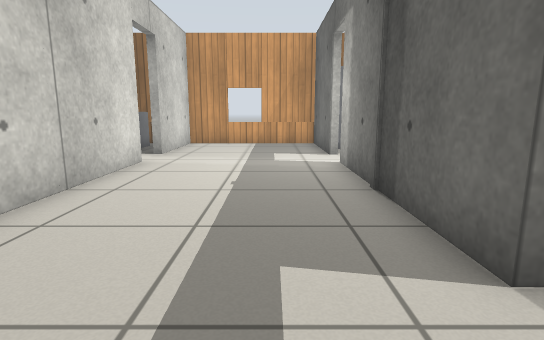
view 1 (above)

18 first-person views from a walk through a robot-simulator world made for Gazebo. The camera is 0.72 m above the floor, tilts 10° down and sees 80° across. The floor is counted in squares, 0.5 m on a side. Each view is taken from the middle of a square. On the plan, view 1 faces up. The plan holds only what a view shows up to about 15 squares ahead; the rest is blank. The place goes on beyond the plan. Gazebo's built-in surfaces are drawn with simple patterns.

view 2
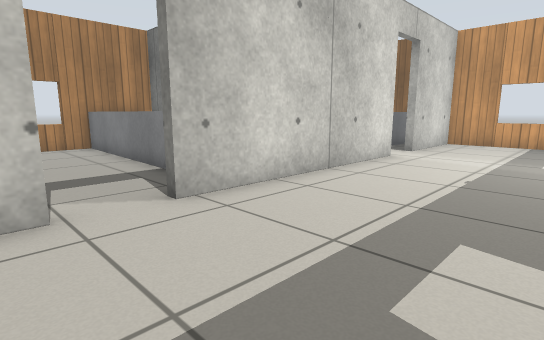

view 3
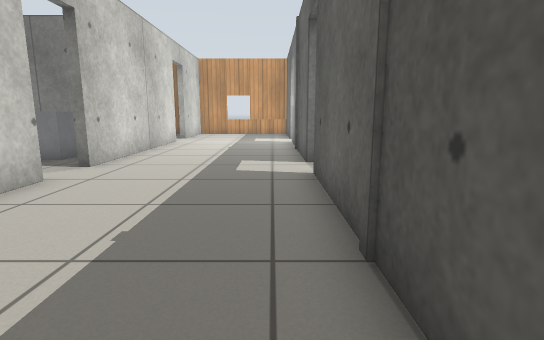

view 4
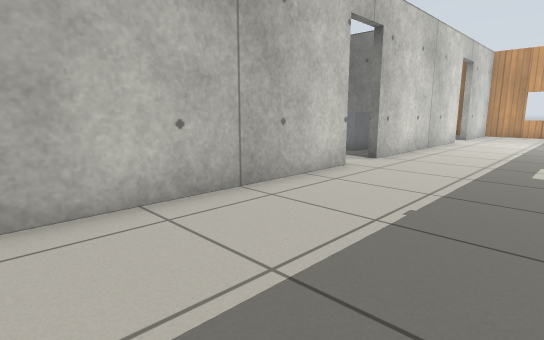

view 5
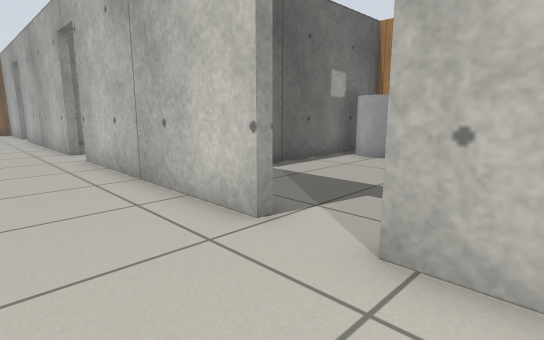

view 6
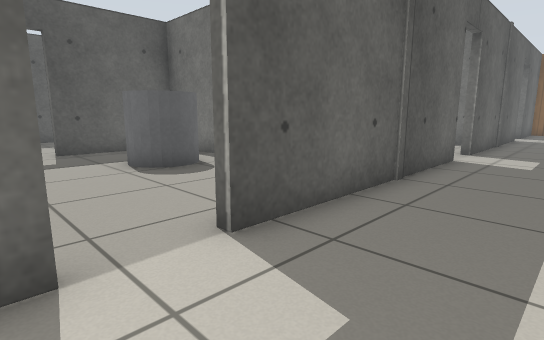

view 7
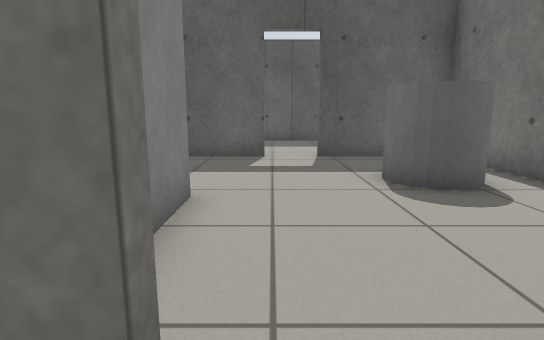

view 8
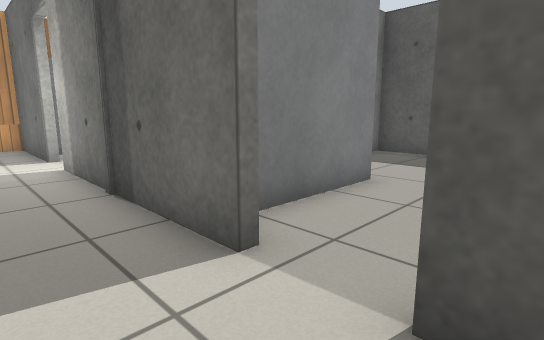

view 9
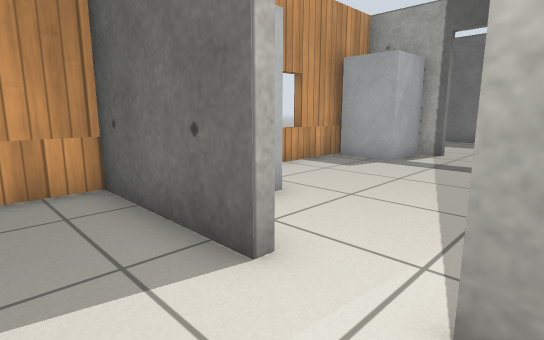

view 10
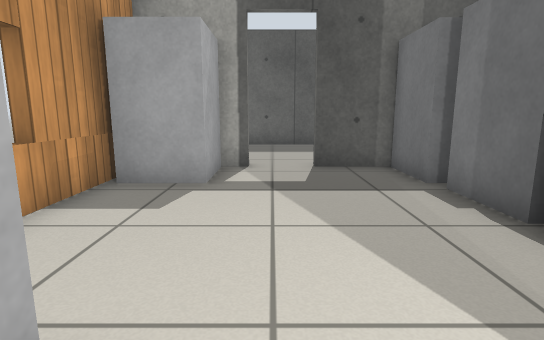

view 11
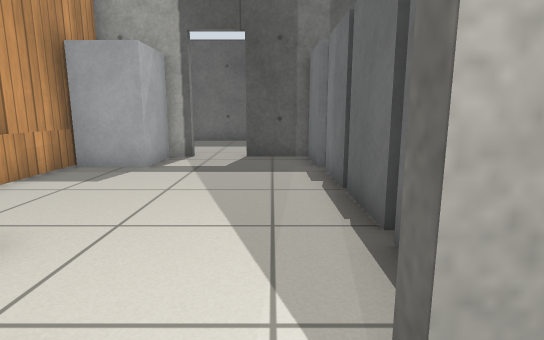

view 12
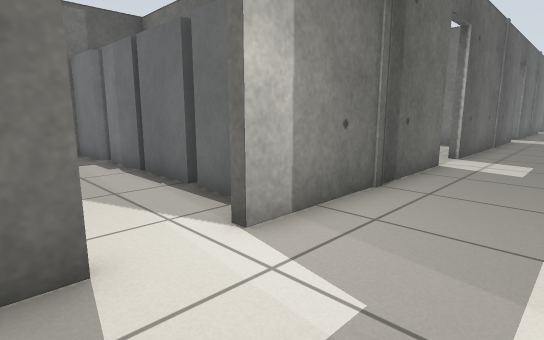

view 13
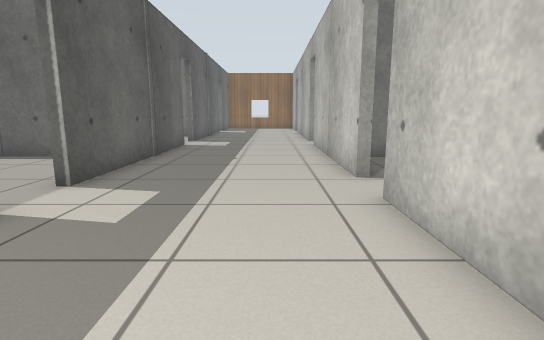

view 14
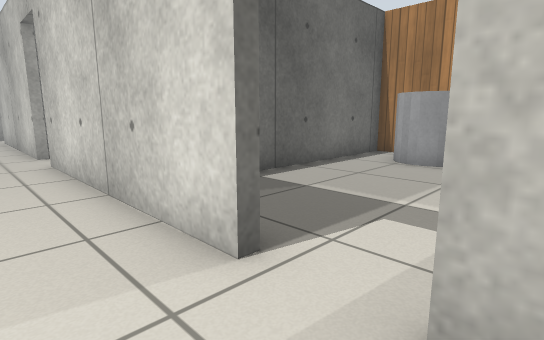

view 15
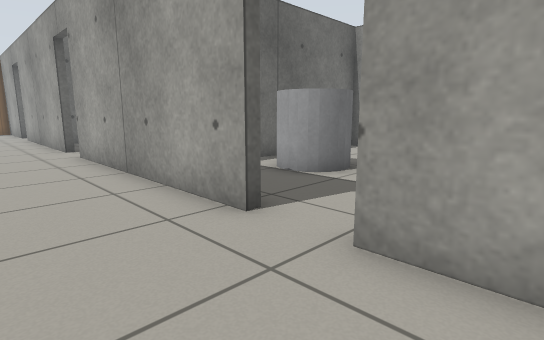

view 16
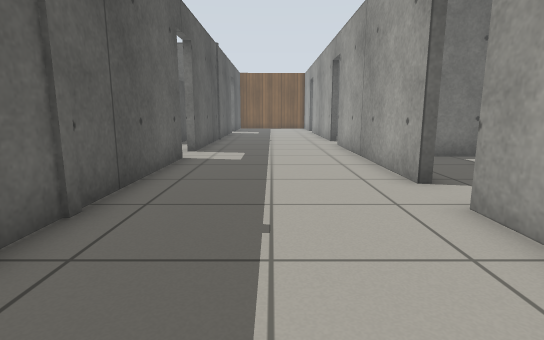

view 17
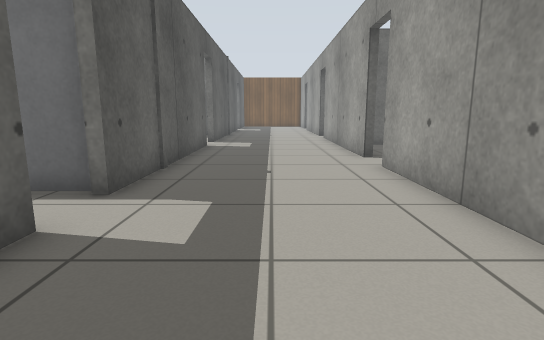

view 18
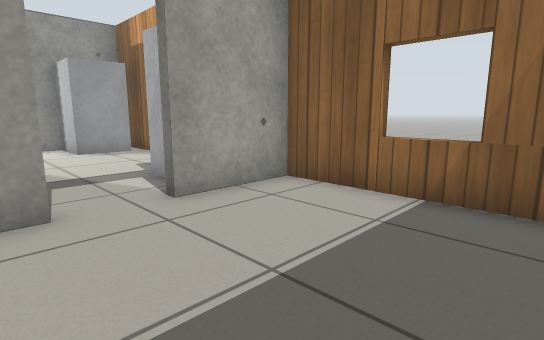

### Floor plan
Key: @ floor where view 1 was taken; # wall or solid block; . floor; D open door; = window, fence, low wall or low ledge; B grey box; T thing the floor can be seen under or through; C grey cylinder.
Columns run from 12 left of view 1 to 19 right of it. Each row starts with its distance up from view 1.
 16       #####=#######=#######=##
 15         #.   .# B     B #.   .
 14        B#.....# B.....B #.....
 13        B#.....#BB.....BB#.....#
 12         #.....#.........D.....#
 11      .. D.....D.........D.....#
 10   ..... D.....D.........#.....#
  9 CC..... T.....#BBBBBBBBB#.....#
  8 CC......#.....#  B B  B #.....#
  7  ...... #.....#         #.....D
  6 ######  #.....#        ##.....D.
  5         #.....#      ...#.....#B
  4        B#.....#    .....#.....#
  3 BBBBBBBB#.....#BBBB.....#.....#
  2 ........#.....D.........D.....#
  1 ........D.....D.........D.....#
  0     ....D...@.#.....C...#.....#
 -1   ......#.....#....CCC..#.....#
 -2  C......#.....#....C C..#.....#
 -3  C......#.....#.........#.....#
 -4 #########.....###########.....D
 -5         #.....#         #.....D
 -6         #.....#         #.....#
 -7         #.....#         #.....#
 -8         D.....D         D.....#

Positions as (right, up) in squares from view 1, and headings:
1: (0, 0), facing up
2: (1, -1), facing up-left
3: (1, -7), facing up
4: (1, -8), facing up-left
5: (-1, 3), facing down-left
6: (-1, 3), facing down-right
7: (1, 2), facing right
8: (0, 0), facing up-right
9: (0, 9), facing up-right
10: (3, 12), facing right
11: (1, 10), facing right
12: (-1, 12), facing down-right
13: (-2, 7), facing down
14: (-2, 12), facing down-left
15: (15, 4), facing down-left
16: (15, 7), facing down
17: (15, 11), facing down
18: (17, 10), facing up-left
